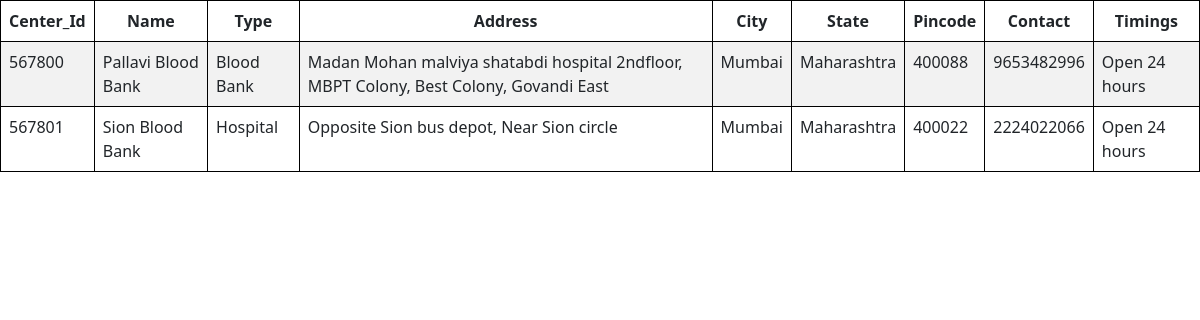
Page /add_centers.php on the committed database.
### tables this page shows
CREATE TABLE `centers` (
  `Center_ID` varchar(30) NOT NULL,
  `Name` varchar(30) NOT NULL,
  `Address` varchar(200) NOT NULL,
  `City` varchar(30) NOT NULL,
  `State` varchar(30) NOT NULL,
  `Pincode` bigint(30) NOT NULL,
  `Type` varchar(20) NOT NULL,
  `Contact No.` bigint(30) NOT NULL,
  `Timings` varchar(30) NOT NULL
);

### add_centers.php (the view, shortened to what this page needs)
<!DOCTYPE html>
<html lang="en">
<head>
    <link href="https://cdn.jsdelivr.net/npm/bootstrap@5.0.2/dist/css/bootstrap.min.css" rel="stylesheet">
</head>
<body>
    <table class="table table-hover table-striped table-condensed table-bordered" style="border-color:black;">
        <thead >
            <tr>
                <th class="text-center">Center_Id</th>
                <th class="text-center">Name</th>
                <th class="text-center">Type</th>
                <th class="text-center">Address</th>
                <th class="text-center">City</th>
                <th class="text-center">State</th>
                <th class="text-center">Pincode</th>
                <th class="text-center">Contact</th>
                <th class="text-center">Timings</th>
            </tr>
        </thead>
        <tbody>
        <?php
            include 'config.php';
            $sql ="select * from centers";
            $query =mysqli_query($conn, $sql);
            while($rows = mysqli_fetch_assoc($query))
            {
        ?>
            <tr>
            <td class="py-2" ><?php echo $rows['Center_ID']; ?></td>
            <td class="py-2" ><?php echo $rows['Name']; ?></td>
            <td class="py-2" ><?php echo $rows['Type']; ?></td>
            <td class="py-2" ><?php echo $rows['Address']; ?></td>
            <td class="py-2" ><?php echo $rows['City']; ?> </td>
            <td class="py-2" ><?php echo $rows['State']; ?> </td>
            <td class="py-2" ><?php echo $rows['Pincode']; ?></td>
            <td class="py-2" ><?php echo $rows['Contact No.']; ?> </td>
            <td class="py-2" ><?php echo $rows['Timings']; ?> </td>
        <?php
            }
        ?>
        </tbody>
    </table>
</body>
</html>

### rows in the picture
centers: Center_ID "567800", Name "Pallavi Blood Bank", Type "Blood Bank", Address "Madan Mohan malviya shatabdi hospital 2ndfloor, MBPT Colony, Best Colony, Govandi East", City "Mumbai", State "Maharashtra", Pincode "400088", value "9653482996", Timings "Open 24 hours"
centers: Center_ID "567801", Name "Sion Blood Bank", Type "Hospital", Address "Opposite Sion bus depot, Near Sion circle", City "Mumbai", State "Maharashtra", Pincode "400022", value "2224022066", Timings "Open 24 hours"
